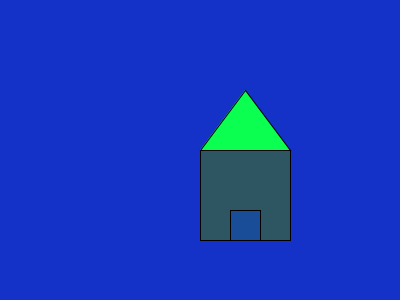
Frame 1 (no input)
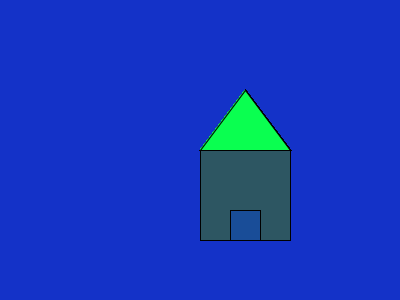
Frame 60 (the mouse pressed at the canvas centre just before this capture)
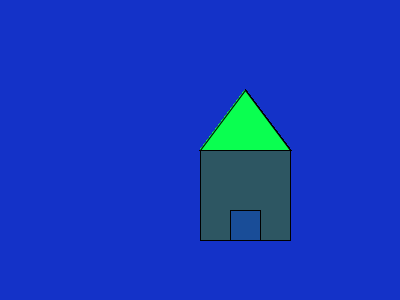
Frame 120 (the mouse held since frame 60 and released just before this capture)

The Processing sketch that drew these frames (run headless with seeded random() and noise(); from frame 60 on, the mouse is pressed at the canvas centre):

// Processing sketch: processing_139587
// ── processing_139587.pde

void setup(){
size (400,300);
background(20,50,200);
}
 
void draw(){
fill(45,86,98);
rect(200,150,90,90);
fill(10,255,80);
triangle(200,150,245,90,290,150);
fill(25,77,152);
quad(230,240,230,210,260,210,260,240);
}
